Frame 1 (no input): blank canvas, image omitted
Frame 60 (the mouse pressed at the canvas centre just before this capture): blank canvas, image omitted
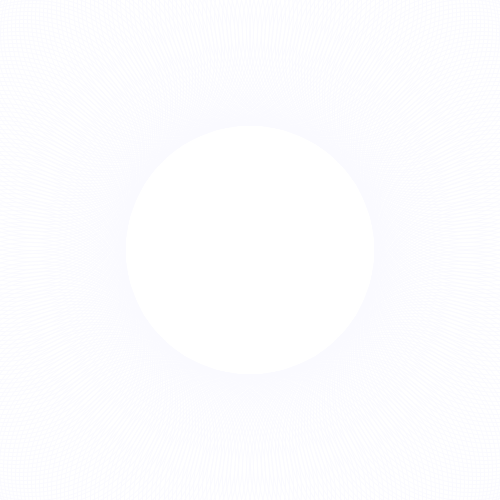
Frame 120 (the mouse held since frame 60 and released just before this capture)

The Processing sketch whose frames 1 and 60 were blank and that drew this single picture after the mouse press (run headless with seeded random() and noise(); from frame 60 on, the mouse is pressed at the canvas centre):

// Processing sketch: week07_final
// ── week07_final.pde
void setup(){
  size(500,500); 
}
void draw()
{
  background(255);
  noFill();
  stroke(mouseX,mouseY,255);
  for(float a=0; a<360; a+=1)//a=angle
  {
    float x = 250+mouseX*cos(radians(a));
    float y = 250+mouseY*sin(radians(a));
    ellipse(x,y,mouseX,mouseY);
  }  
}
